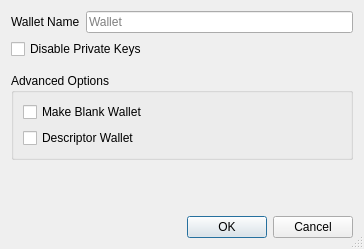
<?xml version="1.0" encoding="UTF-8"?>
<ui version="4.0">
 <class>CreateWalletDialog</class>
 <widget class="QDialog" name="CreateWalletDialog">
  <property name="geometry">
   <rect>
    <x>0</x>
    <y>0</y>
    <width>364</width>
    <height>249</height>
   </rect>
  </property>
  <property name="windowTitle">
   <string>Create Wallet</string>
  </property>
  <property name="sizeGripEnabled">
   <bool>true</bool>
  </property>
  <layout class="QVBoxLayout" name="verticalLayout">
   <item>
    <layout class="QHBoxLayout" name="horizontalLayout">
     <item>
      <widget class="QLabel" name="wallet_name_label">
       <property name="text">
        <string>Wallet Name</string>
       </property>
      </widget>
     </item>
     <item>
      <widget class="QLineEdit" name="wallet_name_line_edit">
       <property name="minimumSize">
        <size>
         <width>262</width>
         <height>0</height>
        </size>
       </property>
       <property name="placeholderText">
        <string>Wallet</string>
       </property>
      </widget>
     </item>
    </layout>
   </item>
   <item>
    <widget class="QCheckBox" name="disable_privkeys_checkbox">
     <property name="enabled">
      <bool>true</bool>
     </property>
     <property name="toolTip">
      <string>Disable private keys for this wallet. Wallets with private keys disabled will have no private keys and cannot have an HD seed or imported private keys. This is ideal for watch-only wallets.</string>
     </property>
     <property name="text">
      <string>Disable Private Keys</string>
     </property>
    </widget>
   </item>
   <item>
    <spacer name="verticalSpacer_1">
     <property name="orientation">
      <enum>Qt::Vertical</enum>
     </property>
     <property name="sizeType">
      <enum>QSizePolicy::Fixed</enum>
     </property>
     <property name="sizeHint" stdset="0">
      <size>
       <width>20</width>
       <height>8</height>
      </size>
     </property>
    </spacer>
   </item>
   <item>
    <widget class="QGroupBox" name="groupBox">
     <property name="title">
      <string>Advanced Options</string>
     </property>
     <layout class="QVBoxLayout" name="verticalLayout_groupbox">
      <item>
       <widget class="QCheckBox" name="blank_wallet_checkbox">
        <property name="toolTip">
         <string>Make a blank wallet. Blank wallets do not initially have private keys or scripts. Private keys and addresses can be imported, or an HD seed can be set, at a later time.</string>
        </property>
        <property name="text">
         <string>Make Blank Wallet</string>
        </property>
       </widget>
      </item>
      <item>
       <widget class="QCheckBox" name="descriptor_checkbox">
        <property name="toolTip">
         <string>Use descriptors for scriptPubKey management</string>
        </property>
        <property name="text">
         <string>Descriptor Wallet</string>
        </property>
       </widget>
      </item>
     </layout>
    </widget>
   </item>
   <item>
    <spacer name="verticalSpacer_2">
     <property name="orientation">
      <enum>Qt::Vertical</enum>
     </property>
     <property name="sizeHint" stdset="0">
      <size>
       <width>20</width>
       <height>0</height>
      </size>
     </property>
    </spacer>
   </item>
   <item>
    <widget class="QDialogButtonBox" name="buttonBox">
     <property name="orientation">
      <enum>Qt::Horizontal</enum>
     </property>
     <property name="standardButtons">
      <set>QDialogButtonBox::Cancel|QDialogButtonBox::Ok</set>
     </property>
    </widget>
   </item>
  </layout>
 </widget>
 <tabstops>
  <tabstop>wallet_name_line_edit</tabstop>
  <tabstop>disable_privkeys_checkbox</tabstop>
  <tabstop>blank_wallet_checkbox</tabstop>
  <tabstop>descriptor_checkbox</tabstop>
 </tabstops>
 <resources/>
 <connections>
  <connection>
   <sender>buttonBox</sender>
   <signal>accepted()</signal>
   <receiver>CreateWalletDialog</receiver>
   <slot>accept()</slot>
   <hints>
    <hint type="sourcelabel">
     <x>248</x>
     <y>254</y>
    </hint>
    <hint type="destinationlabel">
     <x>157</x>
     <y>274</y>
    </hint>
   </hints>
  </connection>
  <connection>
   <sender>buttonBox</sender>
   <signal>rejected()</signal>
   <receiver>CreateWalletDialog</receiver>
   <slot>reject()</slot>
   <hints>
    <hint type="sourcelabel">
     <x>316</x>
     <y>260</y>
    </hint>
    <hint type="destinationlabel">
     <x>286</x>
     <y>274</y>
    </hint>
   </hints>
  </connection>
 </connections>
</ui>
